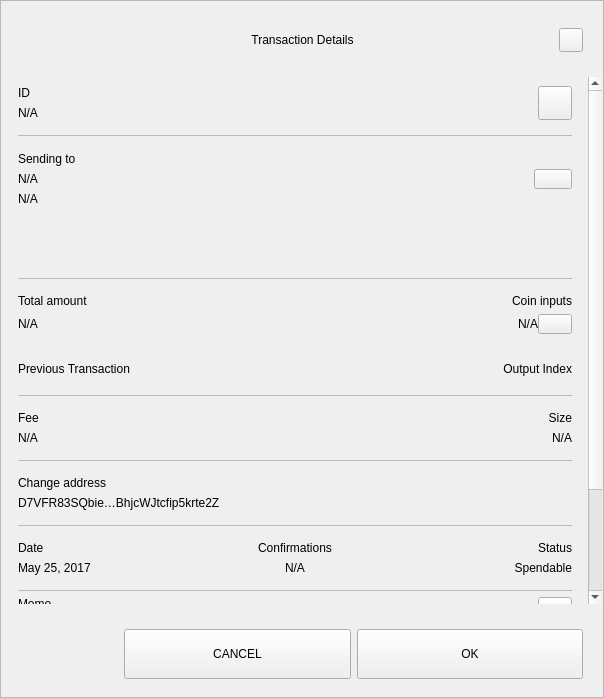
<?xml version="1.0" encoding="UTF-8"?>
<ui version="4.0">
 <class>TxDetailDialog</class>
 <widget class="QWidget" name="TxDetailDialog">
  <property name="geometry">
   <rect>
    <x>0</x>
    <y>0</y>
    <width>604</width>
    <height>698</height>
   </rect>
  </property>
  <property name="sizePolicy">
   <sizepolicy hsizetype="Preferred" vsizetype="Expanding">
    <horstretch>0</horstretch>
    <verstretch>0</verstretch>
   </sizepolicy>
  </property>
  <property name="minimumSize">
   <size>
    <width>580</width>
    <height>500</height>
   </size>
  </property>
  <property name="windowTitle">
   <string>Form</string>
  </property>
  <property name="styleSheet">
   <string notr="true"/>
  </property>
  <layout class="QVBoxLayout" name="verticalLayout_3">
   <property name="spacing">
    <number>0</number>
   </property>
   <property name="leftMargin">
    <number>0</number>
   </property>
   <property name="topMargin">
    <number>0</number>
   </property>
   <property name="rightMargin">
    <number>0</number>
   </property>
   <property name="bottomMargin">
    <number>0</number>
   </property>
   <item>
    <widget class="QFrame" name="frame">
     <property name="sizePolicy">
      <sizepolicy hsizetype="Preferred" vsizetype="Expanding">
       <horstretch>0</horstretch>
       <verstretch>0</verstretch>
      </sizepolicy>
     </property>
     <property name="styleSheet">
      <string notr="true"/>
     </property>
     <property name="frameShape">
      <enum>QFrame::StyledPanel</enum>
     </property>
     <property name="frameShadow">
      <enum>QFrame::Raised</enum>
     </property>
     <layout class="QVBoxLayout" name="verticalLayout">
      <property name="leftMargin">
       <number>0</number>
      </property>
      <property name="rightMargin">
       <number>0</number>
      </property>
      <item>
       <layout class="QHBoxLayout" name="horizontalLayout_3">
        <property name="spacing">
         <number>0</number>
        </property>
        <property name="leftMargin">
         <number>20</number>
        </property>
        <property name="topMargin">
         <number>10</number>
        </property>
        <property name="rightMargin">
         <number>20</number>
        </property>
        <item>
         <spacer name="horizontalSpacer_1">
          <property name="orientation">
           <enum>Qt::Horizontal</enum>
          </property>
          <property name="sizeHint" stdset="0">
           <size>
            <width>40</width>
            <height>20</height>
           </size>
          </property>
         </spacer>
        </item>
        <item>
         <widget class="QLabel" name="labelTitle">
          <property name="minimumSize">
           <size>
            <width>0</width>
            <height>40</height>
           </size>
          </property>
          <property name="maximumSize">
           <size>
            <width>16777215</width>
            <height>40</height>
           </size>
          </property>
          <property name="styleSheet">
           <string notr="true">padding-left:24px;</string>
          </property>
          <property name="text">
           <string>Transaction Details</string>
          </property>
          <property name="alignment">
           <set>Qt::AlignCenter</set>
          </property>
          <property name="margin">
           <number>7</number>
          </property>
         </widget>
        </item>
        <item>
         <spacer name="horizontalSpacer_2">
          <property name="orientation">
           <enum>Qt::Horizontal</enum>
          </property>
          <property name="sizeHint" stdset="0">
           <size>
            <width>40</width>
            <height>20</height>
           </size>
          </property>
         </spacer>
        </item>
        <item>
         <widget class="QPushButton" name="btnEsc">
          <property name="minimumSize">
           <size>
            <width>24</width>
            <height>24</height>
           </size>
          </property>
          <property name="maximumSize">
           <size>
            <width>24</width>
            <height>24</height>
           </size>
          </property>
          <property name="focusPolicy">
           <enum>Qt::NoFocus</enum>
          </property>
          <property name="text">
           <string/>
          </property>
         </widget>
        </item>
       </layout>
      </item>
      <item>
       <spacer name="verticalSpacer">
        <property name="orientation">
         <enum>Qt::Vertical</enum>
        </property>
        <property name="sizeType">
         <enum>QSizePolicy::Fixed</enum>
        </property>
        <property name="sizeHint" stdset="0">
         <size>
          <width>20</width>
          <height>10</height>
         </size>
        </property>
       </spacer>
      </item>
      <item>
       <widget class="QWidget" name="layoutScroll" native="true">
        <property name="minimumSize">
         <size>
          <width>0</width>
          <height>450</height>
         </size>
        </property>
        <layout class="QVBoxLayout" name="verticalLayout_4">
         <property name="leftMargin">
          <number>0</number>
         </property>
         <property name="topMargin">
          <number>0</number>
         </property>
         <property name="rightMargin">
          <number>0</number>
         </property>
         <item>
          <widget class="QScrollArea" name="scrollArea">
           <property name="styleSheet">
            <string notr="true">#scrollArea {
background:transparent;
}</string>
           </property>
           <property name="horizontalScrollBarPolicy">
            <enum>Qt::ScrollBarAlwaysOff</enum>
           </property>
           <property name="sizeAdjustPolicy">
            <enum>QAbstractScrollArea::AdjustIgnored</enum>
           </property>
           <property name="widgetResizable">
            <bool>true</bool>
           </property>
           <property name="alignment">
            <set>Qt::AlignLeading|Qt::AlignLeft|Qt::AlignTop</set>
           </property>
           <widget class="QWidget" name="scrollAreaWidgetContents">
            <property name="geometry">
             <rect>
              <x>0</x>
              <y>0</y>
              <width>586</width>
              <height>700</height>
             </rect>
            </property>
            <property name="autoFillBackground">
             <bool>false</bool>
            </property>
            <property name="styleSheet">
             <string notr="true">#scrollAreaWidgetContents {
background:transparent;
}</string>
            </property>
            <layout class="QVBoxLayout" name="verticalLayout_7">
             <property name="spacing">
              <number>0</number>
             </property>
             <property name="sizeConstraint">
              <enum>QLayout::SetDefaultConstraint</enum>
             </property>
             <property name="leftMargin">
              <number>0</number>
             </property>
             <property name="topMargin">
              <number>0</number>
             </property>
             <property name="rightMargin">
              <number>0</number>
             </property>
             <property name="bottomMargin">
              <number>0</number>
             </property>
             <item>
              <widget class="QWidget" name="content" native="true">
               <layout class="QVBoxLayout" name="verticalLayout_2">
                <property name="leftMargin">
                 <number>16</number>
                </property>
                <property name="topMargin">
                 <number>0</number>
                </property>
                <property name="rightMargin">
                 <number>16</number>
                </property>
                <item>
                 <widget class="QWidget" name="contentID" native="true">
                  <layout class="QHBoxLayout" name="horizontalLayout_12" stretch="0,0">
                   <property name="leftMargin">
                    <number>0</number>
                   </property>
                   <property name="rightMargin">
                    <number>0</number>
                   </property>
                   <item>
                    <layout class="QVBoxLayout" name="contentID_int">
                     <item>
                      <widget class="QLabel" name="labelId">
                       <property name="maximumSize">
                        <size>
                         <width>16777215</width>
                         <height>16777215</height>
                        </size>
                       </property>
                       <property name="text">
                        <string>ID</string>
                       </property>
                      </widget>
                     </item>
                     <item>
                      <widget class="QLabel" name="textId">
                       <property name="text">
                        <string notr="true">N/A</string>
                       </property>
                      </widget>
                     </item>
                    </layout>
                   </item>
                   <item>
                    <widget class="QPushButton" name="pushCopy">
                     <property name="minimumSize">
                      <size>
                       <width>34</width>
                       <height>34</height>
                      </size>
                     </property>
                     <property name="maximumSize">
                      <size>
                       <width>34</width>
                       <height>34</height>
                      </size>
                     </property>
                     <property name="focusPolicy">
                      <enum>Qt::NoFocus</enum>
                     </property>
                     <property name="text">
                      <string/>
                     </property>
                     <property name="iconSize">
                      <size>
                       <width>24</width>
                       <height>24</height>
                      </size>
                     </property>
                    </widget>
                   </item>
                  </layout>
                 </widget>
                </item>
                <item>
                 <widget class="QLabel" name="labelDividerID">
                  <property name="maximumSize">
                   <size>
                    <width>16777215</width>
                    <height>1</height>
                   </size>
                  </property>
                  <property name="styleSheet">
                   <string notr="true">background-color:#bababa;</string>
                  </property>
                  <property name="text">
                   <string/>
                  </property>
                 </widget>
                </item>
                <item>
                 <widget class="QWidget" name="contentOutputsLabel" native="true">
                  <layout class="QHBoxLayout" name="horizontalLayout_11" stretch="0,0">
                   <property name="spacing">
                    <number>6</number>
                   </property>
                   <property name="leftMargin">
                    <number>0</number>
                   </property>
                   <property name="topMargin">
                    <number>9</number>
                   </property>
                   <property name="rightMargin">
                    <number>0</number>
                   </property>
                   <property name="bottomMargin">
                    <number>9</number>
                   </property>
                   <item>
                    <layout class="QVBoxLayout" name="contentOutputsLabel_int">
                     <property name="leftMargin">
                      <number>0</number>
                     </property>
                     <property name="topMargin">
                      <number>1</number>
                     </property>
                     <property name="rightMargin">
                      <number>6</number>
                     </property>
                     <property name="bottomMargin">
                      <number>1</number>
                     </property>
                     <item>
                      <widget class="QLabel" name="labelSend">
                       <property name="maximumSize">
                        <size>
                         <width>16777215</width>
                         <height>16777215</height>
                        </size>
                       </property>
                       <property name="text">
                        <string>Sending to</string>
                       </property>
                      </widget>
                     </item>
                     <item>
                      <widget class="QWidget" name="widget" native="true">
                       <layout class="QVBoxLayout" name="verticalLayout_6">
                        <property name="leftMargin">
                         <number>0</number>
                        </property>
                        <property name="topMargin">
                         <number>0</number>
                        </property>
                        <property name="rightMargin">
                         <number>0</number>
                        </property>
                        <property name="bottomMargin">
                         <number>0</number>
                        </property>
                        <item>
                         <widget class="QLabel" name="textSendLabel">
                          <property name="text">
                           <string notr="true">N/A</string>
                          </property>
                         </widget>
                        </item>
                        <item>
                         <widget class="QLabel" name="textSend">
                          <property name="text">
                           <string notr="true">N/A</string>
                          </property>
                         </widget>
                        </item>
                       </layout>
                      </widget>
                     </item>
                    </layout>
                   </item>
                   <item>
                    <widget class="QPushButton" name="pushOutputs">
                     <property name="minimumSize">
                      <size>
                       <width>34</width>
                       <height>20</height>
                      </size>
                     </property>
                     <property name="maximumSize">
                      <size>
                       <width>38</width>
                       <height>20</height>
                      </size>
                     </property>
                     <property name="focusPolicy">
                      <enum>Qt::NoFocus</enum>
                     </property>
                     <property name="styleSheet">
                      <string notr="true"/>
                     </property>
                     <property name="text">
                      <string/>
                     </property>
                    </widget>
                   </item>
                  </layout>
                 </widget>
                </item>
                <item>
                 <widget class="QScrollArea" name="outputsScrollArea">
                  <property name="minimumSize">
                   <size>
                    <width>0</width>
                    <height>50</height>
                   </size>
                  </property>
                  <property name="styleSheet">
                   <string notr="true">#outputsScrollArea {
background:transparent;
}</string>
                  </property>
                  <property name="widgetResizable">
                   <bool>true</bool>
                  </property>
                  <widget class="QWidget" name="container_outputs_base">
                   <property name="geometry">
                    <rect>
                     <x>0</x>
                     <y>0</y>
                     <width>552</width>
                     <height>48</height>
                    </rect>
                   </property>
                   <property name="styleSheet">
                    <string notr="true">#container_outputs_base {
background:transparent;
}</string>
                   </property>
                  </widget>
                 </widget>
                </item>
                <item>
                 <widget class="QLabel" name="labelDividerOutputs">
                  <property name="maximumSize">
                   <size>
                    <width>16777215</width>
                    <height>1</height>
                   </size>
                  </property>
                  <property name="styleSheet">
                   <string notr="true">background-color:#bababa;</string>
                  </property>
                  <property name="text">
                   <string/>
                  </property>
                 </widget>
                </item>
                <item>
                 <widget class="QWidget" name="gridAmounts" native="true">
                  <layout class="QGridLayout" name="contentAmountInputs">
                   <property name="leftMargin">
                    <number>0</number>
                   </property>
                   <property name="topMargin">
                    <number>9</number>
                   </property>
                   <property name="rightMargin">
                    <number>0</number>
                   </property>
                   <property name="bottomMargin">
                    <number>9</number>
                   </property>
                   <property name="horizontalSpacing">
                    <number>12</number>
                   </property>
                   <item row="1" column="0">
                    <widget class="QLabel" name="textAmount">
                     <property name="text">
                      <string notr="true">N/A</string>
                     </property>
                    </widget>
                   </item>
                   <item row="0" column="0">
                    <widget class="QLabel" name="labelAmount">
                     <property name="maximumSize">
                      <size>
                       <width>16777215</width>
                       <height>16777215</height>
                      </size>
                     </property>
                     <property name="text">
                      <string>Total amount</string>
                     </property>
                    </widget>
                   </item>
                   <item row="0" column="3">
                    <widget class="QLabel" name="labelInputs">
                     <property name="sizePolicy">
                      <sizepolicy hsizetype="Minimum" vsizetype="Preferred">
                       <horstretch>0</horstretch>
                       <verstretch>0</verstretch>
                      </sizepolicy>
                     </property>
                     <property name="maximumSize">
                      <size>
                       <width>16777215</width>
                       <height>16777215</height>
                      </size>
                     </property>
                     <property name="text">
                      <string>Coin inputs</string>
                     </property>
                     <property name="alignment">
                      <set>Qt::AlignRight|Qt::AlignTrailing|Qt::AlignVCenter</set>
                     </property>
                    </widget>
                   </item>
                   <item row="1" column="3">
                    <layout class="QHBoxLayout" name="horizontalLayout">
                     <item>
                      <widget class="QLabel" name="textInputs">
                       <property name="text">
                        <string notr="true">N/A</string>
                       </property>
                       <property name="alignment">
                        <set>Qt::AlignRight|Qt::AlignTrailing|Qt::AlignVCenter</set>
                       </property>
                      </widget>
                     </item>
                     <item>
                      <widget class="QPushButton" name="pushInputs">
                       <property name="maximumSize">
                        <size>
                         <width>34</width>
                         <height>20</height>
                        </size>
                       </property>
                       <property name="focusPolicy">
                        <enum>Qt::NoFocus</enum>
                       </property>
                       <property name="layoutDirection">
                        <enum>Qt::LeftToRight</enum>
                       </property>
                       <property name="styleSheet">
                        <string notr="true"/>
                       </property>
                       <property name="text">
                        <string/>
                       </property>
                      </widget>
                     </item>
                    </layout>
                   </item>
                  </layout>
                 </widget>
                </item>
                <item alignment="Qt::AlignTop">
                 <widget class="QFrame" name="gridInputs">
                  <property name="sizePolicy">
                   <sizepolicy hsizetype="Preferred" vsizetype="MinimumExpanding">
                    <horstretch>0</horstretch>
                    <verstretch>0</verstretch>
                   </sizepolicy>
                  </property>
                  <property name="minimumSize">
                   <size>
                    <width>0</width>
                    <height>40</height>
                   </size>
                  </property>
                  <property name="lineWidth">
                   <number>0</number>
                  </property>
                  <layout class="QGridLayout" name="gridLayoutInput" columnstretch="5,0">
                   <property name="sizeConstraint">
                    <enum>QLayout::SetMaximumSize</enum>
                   </property>
                   <property name="leftMargin">
                    <number>0</number>
                   </property>
                   <property name="rightMargin">
                    <number>0</number>
                   </property>
                   <property name="verticalSpacing">
                    <number>0</number>
                   </property>
                   <item row="0" column="1">
                    <widget class="QLabel" name="labelOutputIndex">
                     <property name="layoutDirection">
                      <enum>Qt::LeftToRight</enum>
                     </property>
                     <property name="text">
                      <string>Output Index</string>
                     </property>
                     <property name="textFormat">
                      <enum>Qt::AutoText</enum>
                     </property>
                     <property name="alignment">
                      <set>Qt::AlignRight|Qt::AlignTrailing|Qt::AlignVCenter</set>
                     </property>
                     <property name="margin">
                      <number>0</number>
                     </property>
                    </widget>
                   </item>
                   <item row="0" column="0" alignment="Qt::AlignLeft">
                    <widget class="QLabel" name="labelTitlePrevTx">
                     <property name="text">
                      <string>Previous Transaction</string>
                     </property>
                    </widget>
                   </item>
                  </layout>
                 </widget>
                </item>
                <item>
                 <widget class="QLabel" name="labelDividerPrevtx">
                  <property name="maximumSize">
                   <size>
                    <width>16777215</width>
                    <height>1</height>
                   </size>
                  </property>
                  <property name="styleSheet">
                   <string notr="true">background-color:#bababa;</string>
                  </property>
                  <property name="text">
                   <string/>
                  </property>
                 </widget>
                </item>
                <item>
                 <layout class="QHBoxLayout" name="contentFeeSize">
                  <property name="topMargin">
                   <number>9</number>
                  </property>
                  <property name="bottomMargin">
                   <number>9</number>
                  </property>
                  <item>
                   <layout class="QVBoxLayout" name="contentFee">
                    <property name="topMargin">
                     <number>0</number>
                    </property>
                    <property name="bottomMargin">
                     <number>0</number>
                    </property>
                    <item>
                     <widget class="QLabel" name="labelFee">
                      <property name="maximumSize">
                       <size>
                        <width>16777215</width>
                        <height>16777215</height>
                       </size>
                      </property>
                      <property name="text">
                       <string>Fee</string>
                      </property>
                     </widget>
                    </item>
                    <item>
                     <widget class="QLabel" name="textFee">
                      <property name="text">
                       <string notr="true">N/A</string>
                      </property>
                     </widget>
                    </item>
                   </layout>
                  </item>
                  <item>
                   <widget class="QWidget" name="contentSize" native="true">
                    <layout class="QVBoxLayout" name="contentSize_layout">
                     <property name="topMargin">
                      <number>0</number>
                     </property>
                     <property name="rightMargin">
                      <number>0</number>
                     </property>
                     <property name="bottomMargin">
                      <number>0</number>
                     </property>
                     <item>
                      <widget class="QLabel" name="labelSize">
                       <property name="maximumSize">
                        <size>
                         <width>16777215</width>
                         <height>16777215</height>
                        </size>
                       </property>
                       <property name="text">
                        <string>Size</string>
                       </property>
                       <property name="alignment">
                        <set>Qt::AlignRight|Qt::AlignTrailing|Qt::AlignVCenter</set>
                       </property>
                      </widget>
                     </item>
                     <item>
                      <widget class="QLabel" name="textSize">
                       <property name="text">
                        <string notr="true">N/A</string>
                       </property>
                       <property name="alignment">
                        <set>Qt::AlignRight|Qt::AlignTrailing|Qt::AlignVCenter</set>
                       </property>
                      </widget>
                     </item>
                    </layout>
                   </widget>
                  </item>
                 </layout>
                </item>
                <item>
                 <widget class="QLabel" name="labelDividerFeeSize">
                  <property name="maximumSize">
                   <size>
                    <width>16777215</width>
                    <height>1</height>
                   </size>
                  </property>
                  <property name="styleSheet">
                   <string notr="true">background-color:#bababa;</string>
                  </property>
                  <property name="text">
                   <string/>
                  </property>
                 </widget>
                </item>
                <item>
                 <widget class="QWidget" name="contentChangeAddress" native="true">
                  <layout class="QVBoxLayout" name="contentChangeAddress_layout">
                   <property name="leftMargin">
                    <number>0</number>
                   </property>
                   <property name="topMargin">
                    <number>9</number>
                   </property>
                   <property name="rightMargin">
                    <number>0</number>
                   </property>
                   <property name="bottomMargin">
                    <number>9</number>
                   </property>
                   <item>
                    <widget class="QLabel" name="labelChange">
                     <property name="maximumSize">
                      <size>
                       <width>16777215</width>
                       <height>16777215</height>
                      </size>
                     </property>
                     <property name="text">
                      <string>Change address</string>
                     </property>
                    </widget>
                   </item>
                   <item>
                    <widget class="QLabel" name="textChange">
                     <property name="text">
                      <string>D7VFR83SQbie…BhjcWJtcfip5krte2Z </string>
                     </property>
                    </widget>
                   </item>
                  </layout>
                 </widget>
                </item>
                <item>
                 <widget class="QLabel" name="labelDividerChange">
                  <property name="maximumSize">
                   <size>
                    <width>16777215</width>
                    <height>1</height>
                   </size>
                  </property>
                  <property name="styleSheet">
                   <string notr="true">background-color:#bababa;</string>
                  </property>
                  <property name="text">
                   <string/>
                  </property>
                 </widget>
                </item>
                <item>
                 <widget class="QWidget" name="gridConfDateStatus" native="true">
                  <layout class="QGridLayout" name="contentConfDateStatus">
                   <property name="leftMargin">
                    <number>0</number>
                   </property>
                   <property name="rightMargin">
                    <number>0</number>
                   </property>
                   <item row="1" column="3">
                    <widget class="QLabel" name="textStatus">
                     <property name="text">
                      <string>Spendable</string>
                     </property>
                     <property name="alignment">
                      <set>Qt::AlignRight|Qt::AlignTrailing|Qt::AlignVCenter</set>
                     </property>
                    </widget>
                   </item>
                   <item row="0" column="1">
                    <widget class="QLabel" name="labelConfirmations">
                     <property name="maximumSize">
                      <size>
                       <width>16777215</width>
                       <height>16777215</height>
                      </size>
                     </property>
                     <property name="text">
                      <string>Confirmations</string>
                     </property>
                     <property name="alignment">
                      <set>Qt::AlignCenter</set>
                     </property>
                    </widget>
                   </item>
                   <item row="0" column="3">
                    <widget class="QLabel" name="labelStatus">
                     <property name="maximumSize">
                      <size>
                       <width>16777215</width>
                       <height>16777215</height>
                      </size>
                     </property>
                     <property name="text">
                      <string>Status</string>
                     </property>
                     <property name="alignment">
                      <set>Qt::AlignRight|Qt::AlignTrailing|Qt::AlignVCenter</set>
                     </property>
                    </widget>
                   </item>
                   <item row="1" column="1">
                    <widget class="QLabel" name="textConfirmations">
                     <property name="text">
                      <string notr="true">N/A</string>
                     </property>
                     <property name="alignment">
                      <set>Qt::AlignCenter</set>
                     </property>
                    </widget>
                   </item>
                   <item row="0" column="0">
                    <widget class="QLabel" name="labelDate">
                     <property name="maximumSize">
                      <size>
                       <width>16777215</width>
                       <height>16777215</height>
                      </size>
                     </property>
                     <property name="text">
                      <string>Date</string>
                     </property>
                     <property name="alignment">
                      <set>Qt::AlignLeading|Qt::AlignLeft|Qt::AlignVCenter</set>
                     </property>
                    </widget>
                   </item>
                   <item row="1" column="0">
                    <widget class="QLabel" name="textDate">
                     <property name="text">
                      <string>May 25, 2017</string>
                     </property>
                     <property name="alignment">
                      <set>Qt::AlignLeading|Qt::AlignLeft|Qt::AlignVCenter</set>
                     </property>
                    </widget>
                   </item>
                  </layout>
                 </widget>
                </item>
                <item>
                 <widget class="QLabel" name="labelDividerConfs">
                  <property name="maximumSize">
                   <size>
                    <width>16777215</width>
                    <height>1</height>
                   </size>
                  </property>
                  <property name="styleSheet">
                   <string notr="true">background-color:#bababa;</string>
                  </property>
                  <property name="text">
                   <string/>
                  </property>
                 </widget>
                </item>
                <item>
                 <widget class="QWidget" name="contentMemo" native="true">
                  <layout class="QVBoxLayout" name="contentMemo_layout">
                   <property name="spacing">
                    <number>0</number>
                   </property>
                   <property name="leftMargin">
                    <number>0</number>
                   </property>
                   <property name="topMargin">
                    <number>0</number>
                   </property>
                   <property name="rightMargin">
                    <number>0</number>
                   </property>
                   <property name="bottomMargin">
                    <number>0</number>
                   </property>
                   <item>
                    <layout class="QHBoxLayout" name="horizontalLayout_2">
                     <property name="spacing">
                      <number>0</number>
                     </property>
                     <item>
                      <widget class="QLabel" name="labelMemo">
                       <property name="maximumSize">
                        <size>
                         <width>16777215</width>
                         <height>16777215</height>
                        </size>
                       </property>
                       <property name="text">
                        <string>Memo</string>
                       </property>
                       <property name="alignment">
                        <set>Qt::AlignLeading|Qt::AlignLeft|Qt::AlignTop</set>
                       </property>
                      </widget>
                     </item>
                     <item>
                      <widget class="QPushButton" name="pushCopyMemo">
                       <property name="minimumSize">
                        <size>
                         <width>34</width>
                         <height>34</height>
                        </size>
                       </property>
                       <property name="maximumSize">
                        <size>
                         <width>34</width>
                         <height>34</height>
                        </size>
                       </property>
                       <property name="focusPolicy">
                        <enum>Qt::NoFocus</enum>
                       </property>
                       <property name="text">
                        <string/>
                       </property>
                       <property name="iconSize">
                        <size>
                         <width>18</width>
                         <height>18</height>
                        </size>
                       </property>
                      </widget>
                     </item>
                    </layout>
                   </item>
                   <item>
                    <widget class="QPlainTextEdit" name="textMemo">
                     <property name="sizePolicy">
                      <sizepolicy hsizetype="Expanding" vsizetype="MinimumExpanding">
                       <horstretch>0</horstretch>
                       <verstretch>0</verstretch>
                      </sizepolicy>
                     </property>
                     <property name="verticalScrollBarPolicy">
                      <enum>Qt::ScrollBarAsNeeded</enum>
                     </property>
                     <property name="horizontalScrollBarPolicy">
                      <enum>Qt::ScrollBarAlwaysOff</enum>
                     </property>
                     <property name="sizeAdjustPolicy">
                      <enum>QAbstractScrollArea::AdjustToContents</enum>
                     </property>
                     <property name="undoRedoEnabled">
                      <bool>false</bool>
                     </property>
                     <property name="readOnly">
                      <bool>true</bool>
                     </property>
                    </widget>
                   </item>
                  </layout>
                 </widget>
                </item>
                <item>
                 <widget class="QLabel" name="labelDividerMemo">
                  <property name="maximumSize">
                   <size>
                    <width>16777215</width>
                    <height>1</height>
                   </size>
                  </property>
                  <property name="styleSheet">
                   <string notr="true">background-color:#bababa;</string>
                  </property>
                  <property name="text">
                   <string/>
                  </property>
                 </widget>
                </item>
                <item>
                 <spacer name="verticalSpacer_2">
                  <property name="orientation">
                   <enum>Qt::Vertical</enum>
                  </property>
                  <property name="sizeType">
                   <enum>QSizePolicy::Expanding</enum>
                  </property>
                  <property name="sizeHint" stdset="0">
                   <size>
                    <width>20</width>
                    <height>10</height>
                   </size>
                  </property>
                 </spacer>
                </item>
                <item>
                 <widget class="QLabel" name="labelWarning">
                  <property name="text">
                   <string>TextLabel</string>
                  </property>
                  <property name="alignment">
                   <set>Qt::AlignCenter</set>
                  </property>
                 </widget>
                </item>
               </layout>
              </widget>
             </item>
            </layout>
           </widget>
          </widget>
         </item>
        </layout>
       </widget>
      </item>
      <item>
       <widget class="QWidget" name="containerButtons" native="true">
        <layout class="QHBoxLayout" name="horizontalLayout1" stretch="1,2,2">
         <property name="leftMargin">
          <number>10</number>
         </property>
         <property name="rightMargin">
          <number>20</number>
         </property>
         <item>
          <spacer name="horizontalSpacer_3">
           <property name="orientation">
            <enum>Qt::Horizontal</enum>
           </property>
           <property name="sizeHint" stdset="0">
            <size>
             <width>40</width>
             <height>20</height>
            </size>
           </property>
          </spacer>
         </item>
         <item>
          <widget class="QPushButton" name="btnCancel">
           <property name="minimumSize">
            <size>
             <width>200</width>
             <height>50</height>
            </size>
           </property>
           <property name="focusPolicy">
            <enum>Qt::NoFocus</enum>
           </property>
           <property name="text">
            <string>CANCEL</string>
           </property>
          </widget>
         </item>
         <item>
          <widget class="QPushButton" name="btnSave">
           <property name="minimumSize">
            <size>
             <width>200</width>
             <height>50</height>
            </size>
           </property>
           <property name="focusPolicy">
            <enum>Qt::NoFocus</enum>
           </property>
           <property name="text">
            <string>OK</string>
           </property>
          </widget>
         </item>
        </layout>
       </widget>
      </item>
     </layout>
    </widget>
   </item>
  </layout>
 </widget>
 <resources/>
 <connections/>
</ui>
